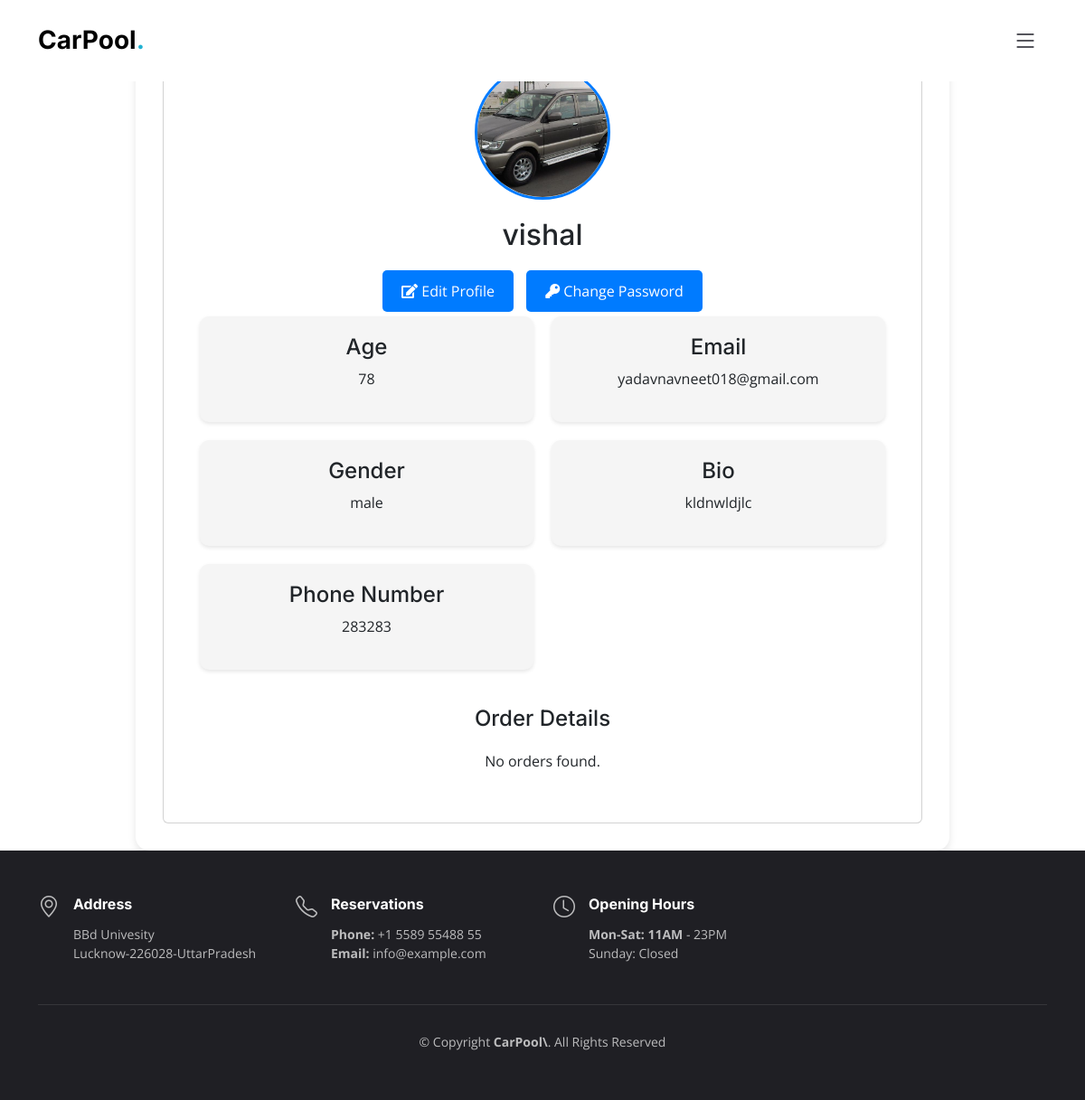
The page /profile (signed in) on the database its author committed.
### shop/models.py (models this page shows, shortened)
class Profile(models.Model):
  user = models.ForeignKey(User, on_delete=models.CASCADE, default=1)
  geneder_choices = (
    ('male','Male'),
    ('female','Female'),
    ('other','Other')
  )
  name = models.CharField(max_length=50)
  bio = models.CharField(max_length=200,default=1)
  gender= models.CharField(max_length=10,choices=geneder_choices)
  image = models.ImageField(upload_to='profiles')
  age = models.IntegerField()
  email = models.EmailField()
  number = models.CharField(max_length=10)

### shop/views.py (the view)
# urls.py: path('profile', profile_view, name='profile'),
@login_required
def profile_view(request):
    orders = Order.objects.filter(user=request.user)
    profile = Profile.objects.filter(user=request.user).first()
    if not profile:
        return redirect('profile_update')
    return render(request, 'profile.html', {
        'profile': profile,
        'orders': orders
    })

### templates/profile.html (shortened to what this page needs)
{% extends 'layout/base.html' %}
{% block content %}
<!DOCTYPE html>
<html lang="en">
<head>
</head>
<body>
    <div class="profile-page">
        <section class="container">
            <div class="card">
                <div class="profile">
                    {% if profile.image %}
                        <img src="{{ profile.image.url }}" alt="Profile Image" >
                    {% endif %}
                    <h3>{{ profile.name }}</h3>
                    {% if request.user == profile.user %}
                        <a href="{% url 'profile_edit' %}" class="btn"><i class="fa fa-edit"></i> Edit Profile</a>
                        <a href="{% url 'change_password' %}" class="btn"><i class="fa fa-key"></i> Change Password</a>
                    {% endif %}
                </div>
                <div class="grid-container">
                    <div class="grid-item">
                        <h4>Age</h4>
                        <p>{{ profile.age }}</p>
                    </div>
                    <div class="grid-item">
                        <h4>Email</h4>
                        <p>{{ profile.email }}</p>
                    </div>
                    <div class="grid-item">
                        <h4>Gender</h4>
                        <p>{{ profile.gender }}</p>
                    </div>
                    <div class="grid-item">
                        <h4>Bio</h4>
                        <p>{{ profile.bio }}</p>
                    </div>
                    <div class="grid-item">
                        <h4>Phone Number</h4>
                        <p>{{ profile.number }}</p>
                    </div>
                </div>
                <div class="orders">
                    <h2>Order Details</h2>
                    <ul>
                        {% for order in orders %}
                        <li>
                            <span>Order ID: {{ order.order_id }}</span>
                            <div>
                                <a href="{% url 'order_detail' order.order_id %}" class="btn">View Details</a>
                                <a href="{% url 'cancel_order' order.order_id %}" class="btn">Cancel Order</a>
                            </div>
                        </li>
                        {% empty %}
                        <p>No orders found.</p>
                        {% endfor %}
                    </ul>
                </div>
            </div>
        </section>
    </div>
</body>
</html>
{% endblock content %}

### assets/css/main.css (style rules this page uses)
:root { --font-default: "Open Sans", system-ui, -apple-system, "Segoe UI", Roboto, "Helvetica Neue", Arial, "Noto Sans", "Liberation Sans", sans-serif, "Apple Color Emoji", "Segoe UI Emoji", "Segoe UI Symbol", "Noto Color Emoji"; --font-primary: "Roboto", sans-serif !important; --font-secondary: "Inter", sans-serif; }
:root { --color-default: #212529; --color-primary: #21b2d2; --color-secondary: #37373f; }
:root { scroll-behavior: smooth; }
body { font-family: var(--font-default); color: var(--color-default); }
a { color: var(--color-primary); text-decoration: none; }
h1, h2, h3, h4, h5, h6 { font-family: var(--font-secondary); }
section { overflow: hidden; padding: 80px 0; scroll-margin-top: 90px; overflow: clip; }

### templates/profile.html (style rules this page uses)
.profile-page .container { background-color: #fff; padding: 30px; border-radius: 15px; box-shadow: 0 4px 8px rgba(0, 0, 0, 0.1); width: 90%; max-width: 900px; }
.profile-page .card { text-align: center; padding: 40px; }
.profile img { width: 150px; height: 150px; object-fit: cover; border-radius: 50%; margin-bottom: 20px; border: 3px solid #007bff; }
.profile h3 { font-size: 2rem; margin-bottom: 15px; }
.profile-page .grid-container { display: grid; grid-template-columns: repeat(auto-fit, minmax(250px, 1fr)); gap: 20px; }
.profile-page .grid-item { background-color: #f5f5f5; padding: 20px; border-radius: 10px; box-shadow: 0 2px 4px rgba(0, 0, 0, 0.1); text-align: center; }
.profile-page .orders { margin-top: 40px; }
.profile-page .orders h2 { font-size: 1.5rem; margin-bottom: 20px; }
.profile-page .orders ul { list-style: none; padding: 0; }
.profile-page a.btn { display: inline-block; padding: 10px 20px; background-color: #007bff; color: #fff; text-decoration: none; border-radius: 5px; transition: background-color 0.3s ease; margin: 5px; }

### rows shown on the page
Profile: image (picture), name "vishal", age "78", email "yadavnavneet018@gmail.com", gender "male", bio "kldnwldjlc", number "283283"
